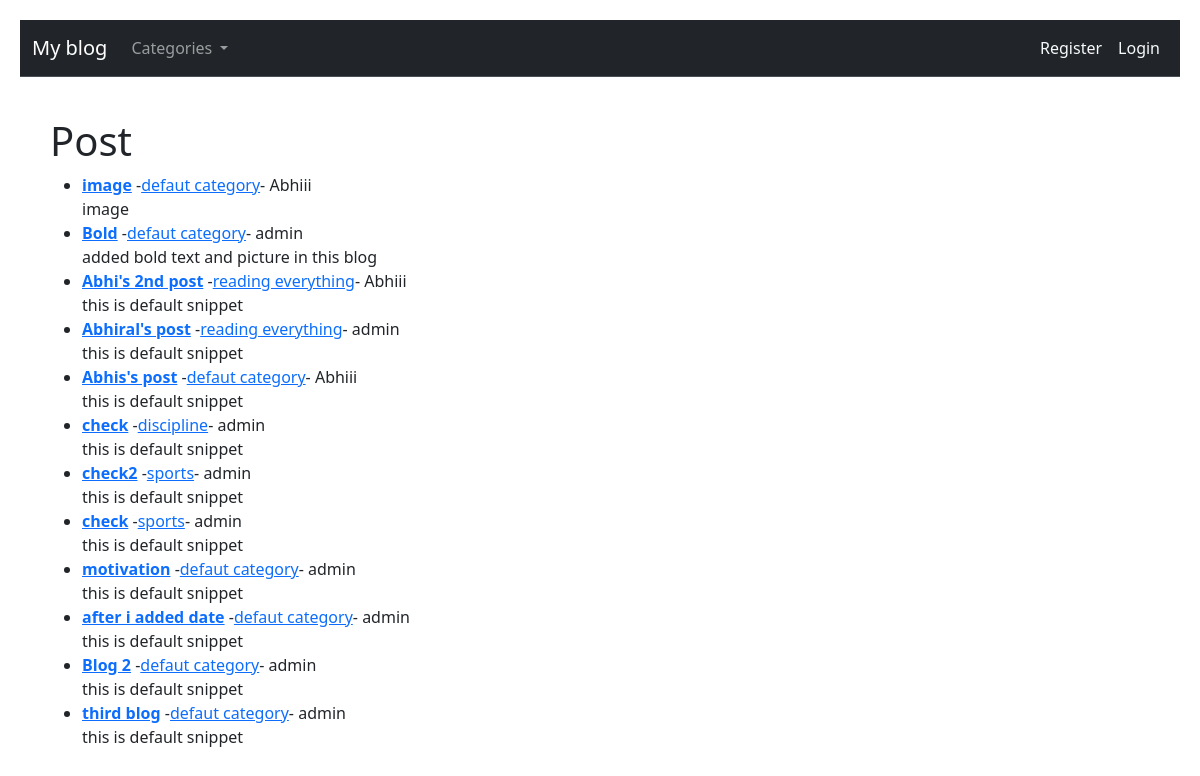
The page / on the database its author committed.
### theblog/models.py (models this page shows, shortened)
class Post(models.Model):
    title = models.CharField(max_length=255)
    header_image = models.ImageField(null=True,blank=True,upload_to="images/")
    author = models.ForeignKey(User, on_delete=models.CASCADE)
    category = models.CharField(max_length=255,default="defaut category")
    body = RichTextField(blank=True,null=True)
    snippet = models.CharField(max_length=255,default="this is default snippet")
    post_date = models.DateTimeField(auto_now_add=True)
    likes = models.ManyToManyField(User,related_name='blog_posts')

### theblog/views.py (the view)
# urls.py: path('',HomeView.as_view(), name="home"),
class HomeView(ListView):
    model = Post
    template_name = 'home.html'
    ordering = ['-post_date']
    def get_context_data(self, *args,**kwargs) :
        cat_menu = Category.objects.all()
        context = super().get_context_data(*args,**kwargs)
        context["cat_menu"] = cat_menu
        return context

### theblog/models.py (called while the page is built)
    def __str__(self):
        return self.name

### theblog/templates/home.html (shortened to what this page needs)
{% extends "base.html" %}
{%block content%}
<h1>Post</h1>
<ul>
    {% for post in object_list %}
    <li>
        <strong><a href="{% url 'article-detail' post.pk %}">{{ post.title }}</a></strong> -<a href="{% url 'category' post.category|slugify %}">{{ post.category}}</a>- {{ post.author.username }}
        <br>
        {{post.snippet}}
    </li>
    {% endfor %}
</ul>
{%endblock content%}

### theblog/templates/base.html (style rules this page uses)
body { padding: 20px; }

### rows shown on the page
Post: title "image", category "defaut category", author.username "Abhiii", snippet "image"
Post: title "Bold", category "defaut category", author.username "admin", snippet "added bold text and picture in this blog"
Post: title "Abhi's 2nd post", category "reading everything", author.username "Abhiii", snippet "this is default snippet"
Post: title "Abhiral's post", category "reading everything", author.username "admin", snippet "this is default snippet"
Post: title "Abhis's post", category "defaut category", author.username "Abhiii", snippet "this is default snippet"
Post: title "check", category "discipline", author.username "admin", snippet "this is default snippet"
Post: title "check2", category "sports", author.username "admin", snippet "this is default snippet"
Post: title "check", category "sports", author.username "admin", snippet "this is default snippet"
Post: title "motivation", category "defaut category", author.username "admin", snippet "this is default snippet"
Post: title "after i added date", category "defaut category", author.username "admin", snippet "this is default snippet"
Post: title "Blog 2", category "defaut category", author.username "admin", snippet "this is default snippet"
Post: title "third blog", category "defaut category", author.username "admin", snippet "this is default snippet"
